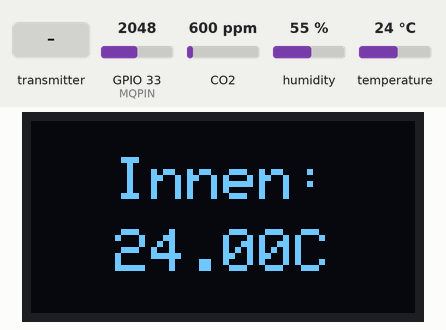
This program was run on a simulated ESP32. On the bench: 128×64 one-colour display. The test bench sets the inputs (shaded band); at power-on: CO2 600 ppm, temperature 24 °C, GPIO 33 (MQPIN) = 2048, humidity 55 %. What the program prints to the serial monitor is not drawn.

Above: at 1.2 s.
1.3 s: the transmitter starts sending temperatur = 25
At 6.1 s:
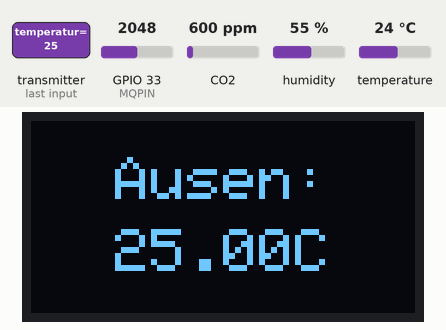
11.6 s: CO2 set to 978 ppm
At 21.4 s:
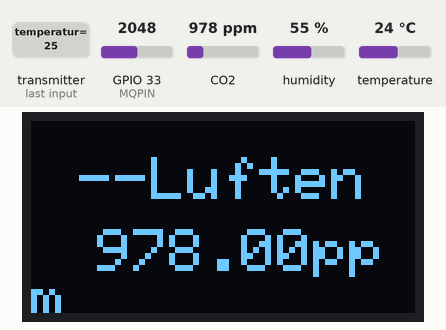
21.7 s: CO2 set to 1037 ppm
31.9 s: temperature set to 12 °C
At 36.0 s:
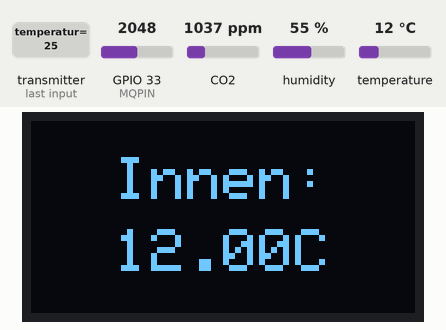
42.0 s: the transmitter starts sending humidity = 25
At 51.9 s:
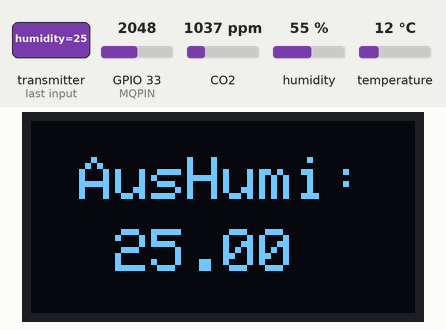
52.2 s: CO2 set to 2350 ppm
At 56.2 s:
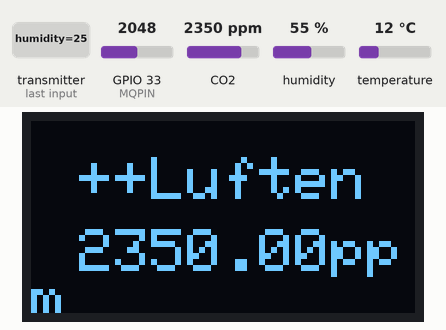
Timing chart, 0 to 57.7 s (numbered marks = the images above; inputs shaded):
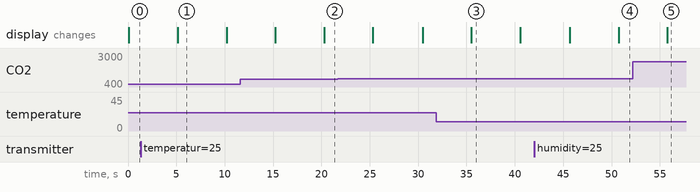

Measured:
- after the input at 52.2 s, the display: changes after 3.6 s (image 5)
- what the display in image 1 shows lasts 5.1 s, from 5.1 s to 10.2 s

The program:

main.cpp
```cpp
#include <Arduino.h>
#include <WiFi.h>
#include <Adafruit_Sensor.h>
#include <WiFi.h>
#include <DHT.h>
#include <DHT_U.h>
#include <SPI.h>
#include <Wire.h>
#include <MQ135.h>
#include "display.h"
#include <esp_now.h>

/* Spezifische Pin Sender*/
// #define DHTPIN 26
// #define MQPIN 34

#define LICHTPIN 35
#define REGENSENSOR 32

/* Spezifische Pin Empfänger */
#define DHTPIN 32
#define MQPIN 33

#define SCREEN_WIDTH 128 // OLED display width, in pixels
#define SCREEN_HEIGHT 64 // OLED display height, in pixels

// Uncomment the type of sensor in use:
#define DHTTYPE DHT11 // DHT 11

int display_content = 0;
DHT_Unified dht(DHTPIN, DHTTYPE);
MQ135 mq(MQPIN);
Display display;
uint8_t broadcastAddress[] = {0x24, 0xD7, 0xEB, 0x18, 0xEB, 0x64};
esp_now_peer_info_t peerInfo;
typedef struct struct_message
{
  float humidity;
  float temperatur;
  bool rain;
  float brightness;
  float co2;
} struct_message;
struct_message myData;

uint32_t delayMS;

void send_Data()
{
  esp_err_t result = esp_now_send(broadcastAddress, (uint8_t *)&myData, sizeof(myData));

  if (result == ESP_OK)
  {
    Serial.println("Sent with success");
  }
  else
  {
    Serial.println("Error sending the data");
  }
}
void OnDataSent(const uint8_t *mac_addr, esp_now_send_status_t status)
{
  Serial.print("\r\nLast Packet Send Status:\t");
  Serial.println(status == ESP_NOW_SEND_SUCCESS ? "Delivery Success" : "Delivery Fail");
}
void OnDataRecv(const uint8_t *mac, const uint8_t *incomingData, int len)
{
  memcpy(&myData, incomingData, sizeof(myData));
  /* Debug der Sensoren ohne OLED */
  Serial.print("CO2: ");
  Serial.println(myData.co2);
  Serial.print("Humidity: ");
  Serial.println(myData.humidity);
  Serial.print("Temperature: ");
  Serial.println(myData.temperatur);
  Serial.print("Rain: ");
  Serial.println(myData.rain);
  Serial.print("Brightness: ");
  Serial.println(myData.brightness);
  Serial.println();
}
void sender_loop()
{
  /* Temperatur + Humidity */
  sensors_event_t event;
  dht.temperature().getEvent(&event);
  if (isnan(event.temperature))
  {
    Serial.println(F("Error reading temperature!"));
  }
  else
  {
    Serial.print(F("Temperature: "));
    Serial.print(event.temperature);
    Serial.println(F("°C"));
    myData.temperatur = event.temperature;
  }
  // Get humidity event and print its value.
  dht.humidity().getEvent(&event);
  if (isnan(event.relative_humidity))
  {
    Serial.println(F("Error reading humidity!"));
  }
  else
  {
    Serial.print(F("Humidity: "));
    Serial.print(event.relative_humidity);
    Serial.println(F("%"));
    myData.humidity = event.relative_humidity;
  }
  /* MQ135 aka C02 */
  Serial.print("MQ: ");
  Serial.println(mq.getPPM());
  Serial.print("Analog: ");
  Serial.println(analogRead(MQPIN));
  myData.co2 = mq.getPPM();

  /* Lichtsensor */
  Serial.print("Lichtsensor: ");
  Serial.println(analogRead(LICHTPIN));
  myData.brightness = analogRead(LICHTPIN);

  /* Regensensor */
  Serial.print("Regen: ");
  Serial.println(analogRead(REGENSENSOR));
  myData.rain = analogRead(REGENSENSOR);

  /* Sende Daten */
  send_Data();
  delay(2000);
}
void empfaenger_loop()
{
  float temp;
  float humi;
  float innen_co2;
  /* Alles was der Empfänger machen soll */

  /* DHT */
  sensors_event_t event;
  dht.temperature().getEvent(&event);
  if (isnan(event.temperature))
  {
    Serial.println(F("Error reading temperature!"));
    temp = 25;
  }
  else
  {
    Serial.print(F("Temperatur: "));
    Serial.print(event.temperature);
    Serial.println(F("C"));
    temp = event.temperature;
  }
  // Get humidity event and print its value.
  dht.humidity().getEvent(&event);
  if (isnan(event.relative_humidity))
  {
    Serial.println(F("Error reading humidity!"));
    humi = 60;
  }
  else
  {
    Serial.print(F("Humidity: "));
    Serial.print(event.relative_humidity);
    Serial.println(F("%"));
    humi = event.relative_humidity;
  }

  Serial.print("MQ: ");
  Serial.println(mq.getPPM());
  Serial.print("Analog: ");
  Serial.println(analogRead(MQPIN));

  switch (display_content)
  {
  case 0:
    display.printTempeture(&temp, "Innen:");
    display_content++;
    break;
  case 1:
    display.printTempeture(&myData.temperatur, "Ausen:");
    display_content++;
    break;
  case 2:
    display.printHumi(&humi, "RaumHumi:");
    display_content++;
    break;
  case 3:
    display.printHumi(&myData.humidity, "AusHumi:");
    display_content++;
    break;
  case 4:
    innen_co2 = mq.getPPM();

    if (innen_co2 <= 1000)
    {
      display.printCo2(&innen_co2, "--Luften");
    }
    else if (innen_co2 <= 2000)
    {
      display.printCo2(&innen_co2, "-+Luften");
    }
    else
    {
      display.printCo2(&innen_co2, "++Luften");
    }
    display_content++;
    break;
  case 5:
    if (myData.rain >= 4000)
    {
      display.writeStatusMSG("Kein Regen");
    }
    else if (myData.rain >= 2000)
    {
      display.writeStatusMSG("Leichter Regen");
    }
    else if (myData.rain >= 1000)
    {
      display.writeStatusMSG("Regen");
    }
    else
    {
      display.writeStatusMSG("Starker Regen");
    }
    display_content++;
    break;
  case 6:

    if (myData.brightness >= 3000)
    {
      display.writeStatusMSG("Es ist Dunkel");
    }
    else if (myData.brightness >= 2000)
    {
      display.writeStatusMSG("Es ist Daemmerung");
    }
    else if (myData.brightness >= 1000)
    {
      display.writeStatusMSG("Es ist hell");
    }
    else
    {
      display.writeStatusMSG("Es ist  sehr hell");
    }
    display_content = 0;
    break;
  }

  delay(5000);
}
void sender_setup()
{
  pinMode(LICHTPIN, INPUT);

  if (esp_now_init() != ESP_OK)
  {
    Serial.println("Error initializing ESP-NOW");
    return;
  }

  esp_now_register_send_cb(OnDataSent);
  // Register peer
  memcpy(peerInfo.peer_addr, broadcastAddress, 6);
  peerInfo.channel = 0;
  peerInfo.encrypt = false;
  // Add peer
  if (esp_now_add_peer(&peerInfo) != ESP_OK)
  {
    Serial.println("Failed to add peer");
    return;
  }
}
void empfaenger_setup()
{

  if (esp_now_init() != ESP_OK)
  {
    Serial.println("Error initializing ESP-NOW");
    return;
  }
  /* Setup Reciecver */
  esp_now_register_recv_cb(OnDataRecv);
  /* Verbinde mit potenzielles OLED pannel */
  if (!display.connectDisplay())
  {
    Serial.println("Kein Display gefunden");
  }
  else
  {
    display.writeStatusMSG("Wilkommen");
  }
}
void setup()
{
  WiFi.mode(WIFI_STA);

  Serial.begin(9600);
  // Initialize device.

  dht.begin();
  pinMode(MQPIN, INPUT);
  empfaenger_setup();
  // sender_setup();
}

void loop()
{
  Serial.println(WiFi.macAddress());
  empfaenger_loop();
  // sender_loop();
}
```
